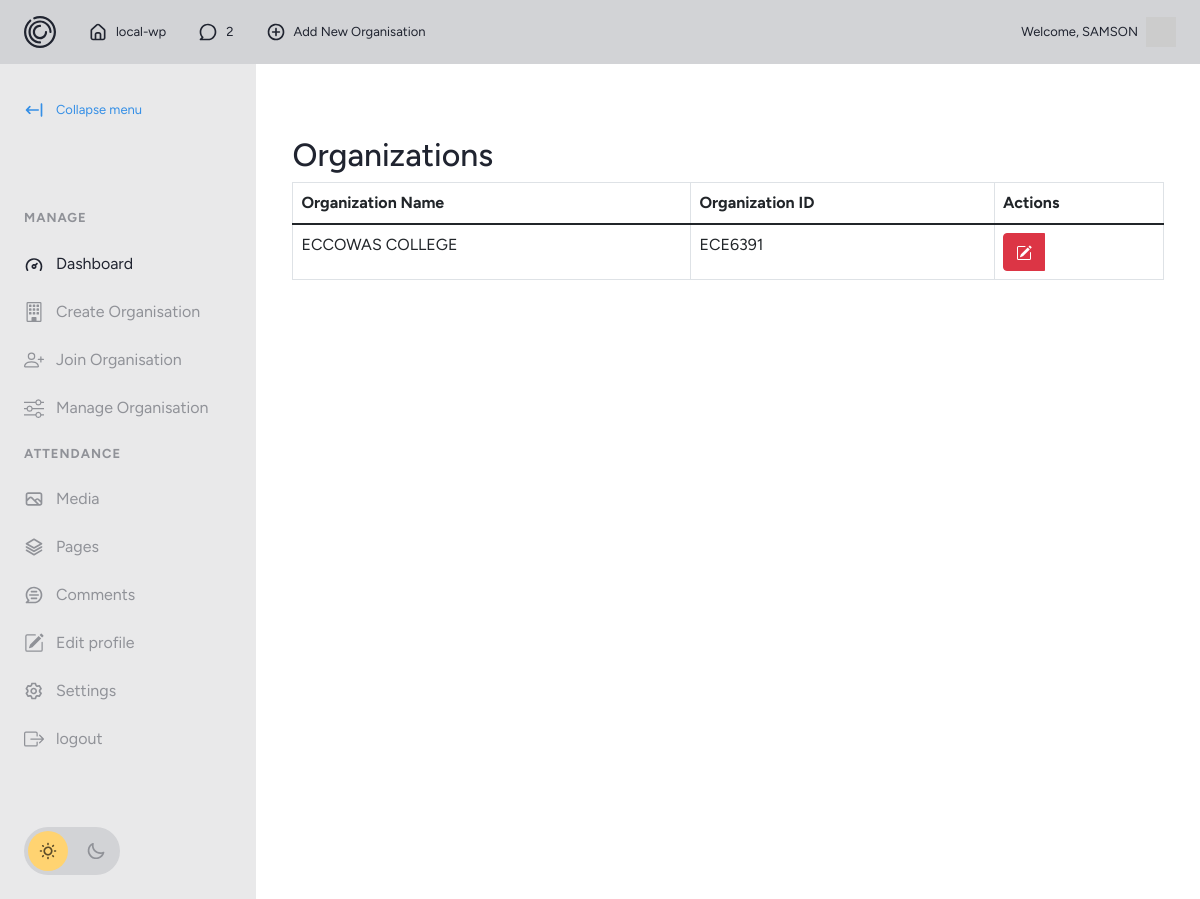
The app's page /manage_org (signed in) with its own data.
### myapp/models.py (models this page shows, shortened)
class User(db.Model, UserMixin):
    __tablename__ = 'users'
    id = db.Column(db.Integer, primary_key=True)
    username = db.Column(db.String(80), unique=True, nullable=False)
    email = db.Column(db.String(150), unique=True, nullable=False)
    password = db.Column(db.String(150))
    created_at = db.Column(db.DateTime(timezone=True), default=func.now())
    organizations = db.relationship('Organization', backref=backref('created_by_users', lazy=True), lazy='dynamic', cascade="all, delete-orphan")
    locations = db.relationship('Location', secondary=user_locations, backref=db.backref('members', lazy='dynamic'))

class Organization(db.Model):
    __tablename__ = 'organizations'
    id = db.Column(db.Integer, primary_key=True)
    name = db.Column(db.String(100), nullable=False, unique=True)
    code = db.Column(db.String(20), unique=True, nullable=False)
    user_id = db.Column(db.Integer, db.ForeignKey('users.id'), nullable=False)
    locations = db.relationship('Location', backref='organization', lazy=True, cascade="all, delete-orphan")
    created_by = db.relationship('User', backref=backref('created_organizations', lazy=True), lazy=True)

### myapp/views.py (the view)
@views.route("/manage_org")
@login_required
def manage_org():
    organizations = Organization.query.filter_by(user_id=current_user.id).all()
    return render_template(
        'manage_org.html',
          organizations=organizations,
          name=current_user.username
          )

### myapp/__init__.py (called while the page is built)
def create_app():
    app = Flask(__name__)
    app.config['SECRET_KEY'] = 'helloworld'
    app.config['SQLALCHEMY_DATABASE_URI'] = f"sqlite:///{DB_NAME}"
    db.init_app(app)
    app.config['SQLALCHEMY_TRACK_MODIFICATIONS'] = False
    migrate = Migrate(app, db)
    from .views import views
    from .auth import auth
    app.register_blueprint(views, url_prefix='/')
    app.register_blueprint(auth, url_prefix='/')
    from .models import User
    create_database(app)
    login_manager = LoginManager()
    login_manager.login_view = "auth.login"
    login_manager.init_app(app)
    @login_manager.user_loader
    def load_user(id):
        return User.query.get(int(id))
    return app

### myapp/templates/manage_org.html (shortened to what this page needs)
{% extends "dashboard_base.html" %}
{% block content %}
<div class="container mt-5">
    <h2>Organizations</h2>
    {% if organizations %}
        <table class="table table-bordered">
            <thead class="thead-dark">
                <tr>
                    <th>Organization Name</th>
                    <th>Organization ID</th>
                    <th>Actions</th>
                </tr>
            </thead>
            <tbody>
                {% for organization in organizations %}
                    <tr>
                        <td>{{ organization.name }}</td>
                        <td>{{ organization.code }}</td>
                        <td>
                            <div class="btn-group">
                                <div class="btn btn-danger" type="button" data-bs-toggle="dropdown">
                                </div>
                            </div>
                        </td>
                    </tr>
                {% endfor %}
            </tbody>
        </table>
    {% endif %}
</div>
 {% endblock %}

### myapp/templates/dashboard_base.html (shortened to what this page needs)
  <!DOCTYPE html>
<html lang="en">
<head>
	{% block head %}
	<link rel="stylesheet" href="https://cdn.jsdelivr.net/npm/modern-normalize@1.1.0/modern-normalize.min.css">
	<link href="https://cdn.jsdelivr.net/npm/bootstrap@5.1.3/dist/css/bootstrap.min.css" rel="stylesheet">
	<link rel="stylesheet" href="{{url_for('static', filename='css/dashboard.css')}}">
	<link rel="stylesheet" href="https://cdnjs.cloudflare.com/ajax/libs/font-awesome/6.0.0-beta3/css/all.min.css">
	{% endblock %}
</head>
<body>
	<header id="main-header">
			<nav>
			<ul>
				<li id="main-header__logo">
					<a href="index.html">
						<svg>
							<use xlink:href="#logo"></use>
						</svg>
					</a>
				</li>
				<li>
					<a href="#">
						<svg>
							<use xlink:href="#icon-house"></use>
						</svg>
						<span>local-wp</span>
					</a>
				</li>
				<li>
					<a href="#">
						<svg>
							<use xlink:href="#icon-top-comments"></use>
						</svg>
						<span>2</span>
					</a>
				</li>
				<li>
					<a href="#">
						<svg>
							<use xlink:href="#icon-add"></use>
						</svg>
						<span>Add New Organisation</span>
					</a>
				</li>
			</ul>
			<a href="#">
				<span>Welcome, {{name}}</span>
				<img class="profile_image" src='https://api.dicebear.com/7.x/micah/svg?seed={{name}}'' alt="profile image">
			</a>
		</nav>
	</header>
	<section id="main">
		<div id="sidebar">
			<button id="sidebar__collapse">
				<svg>
					<use xlink:href="#icon-collapse"></use>
				</svg>
				<span>Collapse menu</span>
			</button>
			<nav id="sidebar__nav">
				<ul>
					<li class="menu-heading"><span>Manage</span></li>
					<li>
						<a href="/dashboard" class="active">
							<svg>
								<use xlink:href="#icon-dashboard"></use>
							</svg>
							<span>Dashboard</span>
						</a>
					</li>
					<li>
						<a href="/create_org">
							<span>Create Organisation</span>
						</a>
					</li>
					<li>
						<a href="/join_org">
							<span>Join Organisation</span>
						</a>
					</li>
					{% block menu %}
					<li>
						<a href="/manage_org">
							<span>Manage Organisation</span>
						</a>
					</li>
					<li class="menu-heading"><span>Attendance</span></li>
						<li>
						<a href="#">
							<svg>
								<use xlink:href="#icon-media"></use>
							</svg>
							<span>Media</span>
						</a>
						</li>
						<li>
						<a href="#">
							<svg>
								<use xlink:href="#icon-pages"></use>
							</svg>
							<span>Pages</span>
						</a>
						</li>
						<li>
						<a href="#">
							<svg>
								<use xlink:href="#icon-comments"></use>
							</svg>
							<span>Comments</span>
						</a>
						</li>
					{% endblock %}
<li>
						<a href="#">
							<span>Edit profile</span>
						</a>
					</li>
					<li>
						<a href="#">
							<svg>
								<use xlink:href="#icon-settings"></use>
							</svg>
							<span>Settings</span>
						</a>
					</li>
					<li>
						<a href="/logout">
								<span>logout</span>
						</a>
					</li>
				</ul>
			</nav>
			<div id="sidebar__theme-switcher">
				<svg id="sidebar__theme-switcher__sun">
					<use xlink:href="#icon-sun"></use>
				</svg>
				<svg id="sidebar__theme-switcher__moon">
					<use xlink:href="#icon-moon"></use>
				</svg>
			</div>
		</div>
		<div id="main-content">
			<div id="main-content__container col-md-12 mx-auto">
				{% block content %}{% endblock %}
			</div>
		</div>
	</section>
</body>
</html>

### records on screen
User: username "SAMSON"
Organization: name "ECCOWAS COLLEGE", code "ECE6391"
